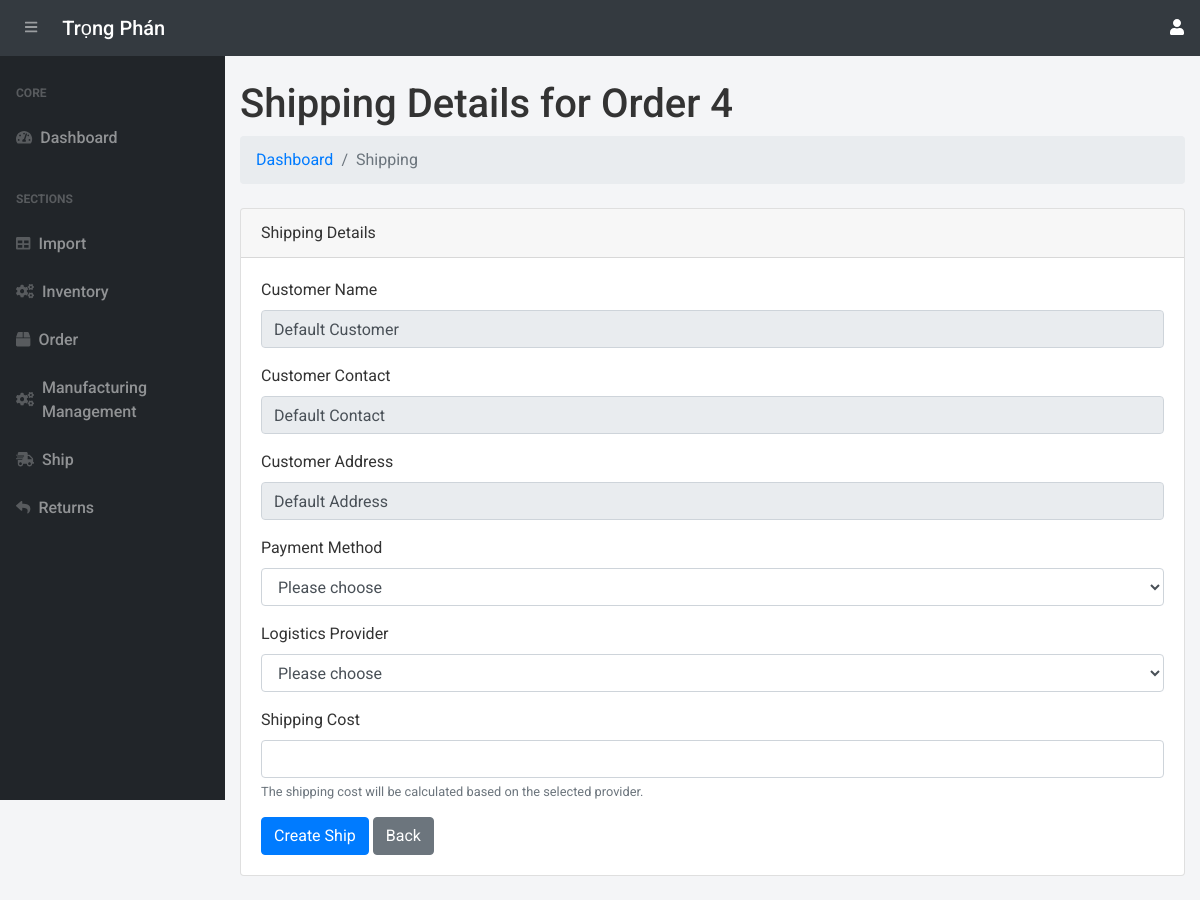
The app's page /create-shipping-order/4 (signed in), older data.
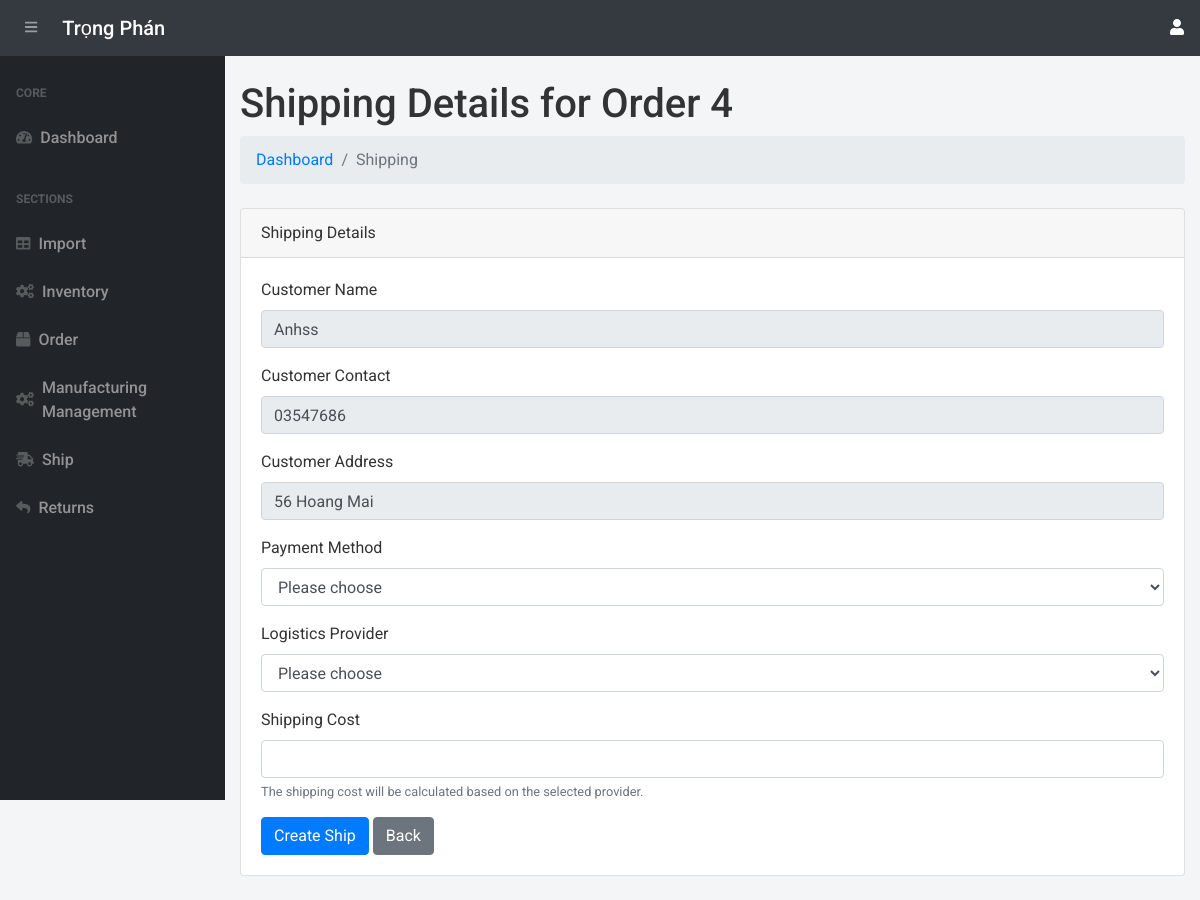
The same page, newer data.
### app.py (models this page shows, shortened)
class Order(db.Model):
    __tablename__ = 'orders'
    order_id = db.Column(db.Integer, primary_key=True)
    cus_name = db.Column(db.String(255), nullable=False)  # Customer Name
    cus_contact = db.Column(db.String(255), nullable=False)  # Customer Contact
    cus_address = db.Column(db.String(255), nullable=False)  # Customer Address
    order_date = db.Column(db.DateTime, default=vietnam_now)
    price = db.Column(db.Numeric(10, 2), nullable=False)
    deposit_amount = db.Column(db.Float, nullable=False, default=0.0)
    status = db.Column(db.String(50), default="Processing")
    order_details = db.relationship('OrderDetail', backref='order_relation', lazy=True)

### app.py (the view, shortened to what this page needs)
@app.route('/create-shipping-order/<int:order_id>', methods=["GET", "POST"])
@login_required
def create_shipping_order(order_id):
    order = Order.query.get_or_404(order_id)
    return render_template('create_shipping_order.html', order=order)

### app.py (called while the page is built, shortened)
@login_manager.user_loader
def load_user(user_id):
    return User.query.get(int(user_id))

def add_monthly_data():
    current_year = datetime.now().year
    months = [f"{current_year}-{str(month).zfill(2)}" for month in range(1, 4)]  # Tháng 1 đến tháng 6
    for month in months:
        existing_month_data = db.session.query(Order).filter(Order.order_date.like(f'{month}%')).first()
    db.session.commit()

@app.before_request
def initialize_data():
    add_monthly_data()

### templates/create_shipping_order.html (shortened to what this page needs)
{% extends 'base.html' %}
{% block content %}
<main>
    <div class="container-fluid">
        <h1 class="mt-4">Shipping Details for Order {{order.order_id}}</h1>
        <ol class="breadcrumb mb-4">
            <li class="breadcrumb-item"><a href="/">Dashboard</a></li>
            <li class="breadcrumb-item active">Shipping</li>
        </ol>
        <div class="card mb-4">
            <div class="card-header">Shipping Details</div>
            <div class="card-body">
                <form method="POST" id="shipping-order-form">
                    <div class="form-group">
                        <label for="material_name">Customer Name</label>
                        <input type="text" name="material_name" id="material_name" class="form-control" value="{{ order.cus_name }}" readonly>
                    </div>
                    <div class="form-group">
                        <label for="material_name">Customer Contact</label>
                        <input type="text" name="material_name" id="material_name" class="form-control" value="{{ order.cus_contact }}" readonly>
                    </div>
                    <div class="form-group">
                        <label for="material_name">Customer Address</label>
                        <input type="text" name="material_name" id="material_name" class="form-control" value="{{ order.cus_address }}" readonly>
                    </div>
                    <div class="form-group">
                        <label for="pay_method">Payment Method</label>
                        <select class="form-control" id="pay_method" name="pay_method" >
                            <option value="" disabled selected>Please choose</option>
                        </select>
                    </div>
                    <div class="form-group">
                        <label for="provider">Logistics Provider</label>
                        <select class="form-control" id="provider" name="provider" >
                            <option value="" disabled selected>Please choose</option>
                        </select>
                    </div>
                    <div class="form-group">
                        <label for="shipping_cost">Shipping Cost</label>
                        <input type="number" class="form-control" id="shipping_cost" name="shipping_cost" step="0.01" required>
                        <small class="form-text text-muted">The shipping cost will be calculated based on the selected provider.</small>
                    </div>
                    <button type="submit" class="btn btn-primary">Create Ship</button>
                    <a href="/shipping-queue/" class="btn btn-secondary">Back</a>
                </form>
            </div>
        </div>
    </div>
</main>
{% endblock %}

Row changes from the older to the newer data that the page shows:
changed Order id 4: material_name "Default Customer" → "Anhss"; material_name "Default Contact" → "03547686"; material_name "Default Address" → "56 Hoang Mai"
